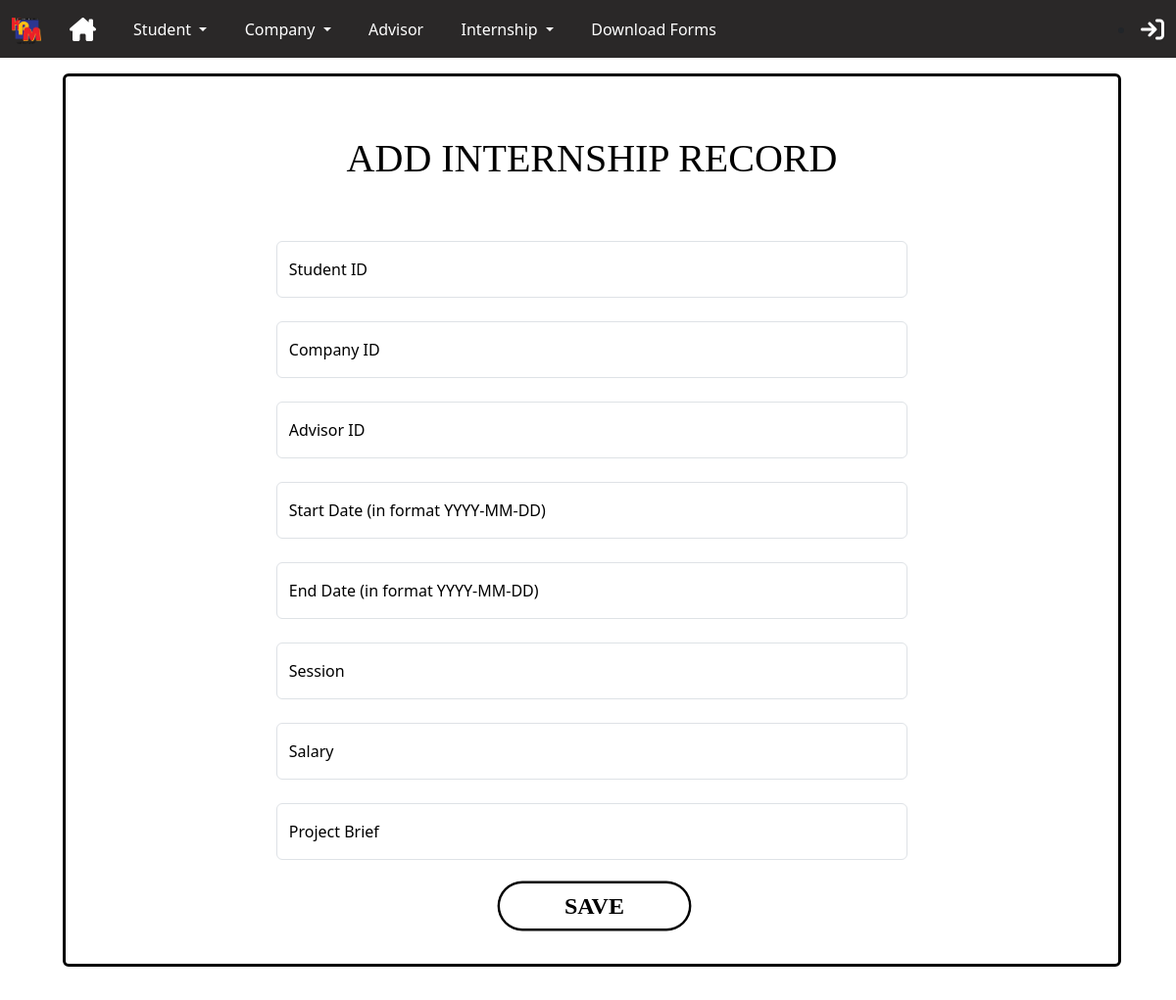
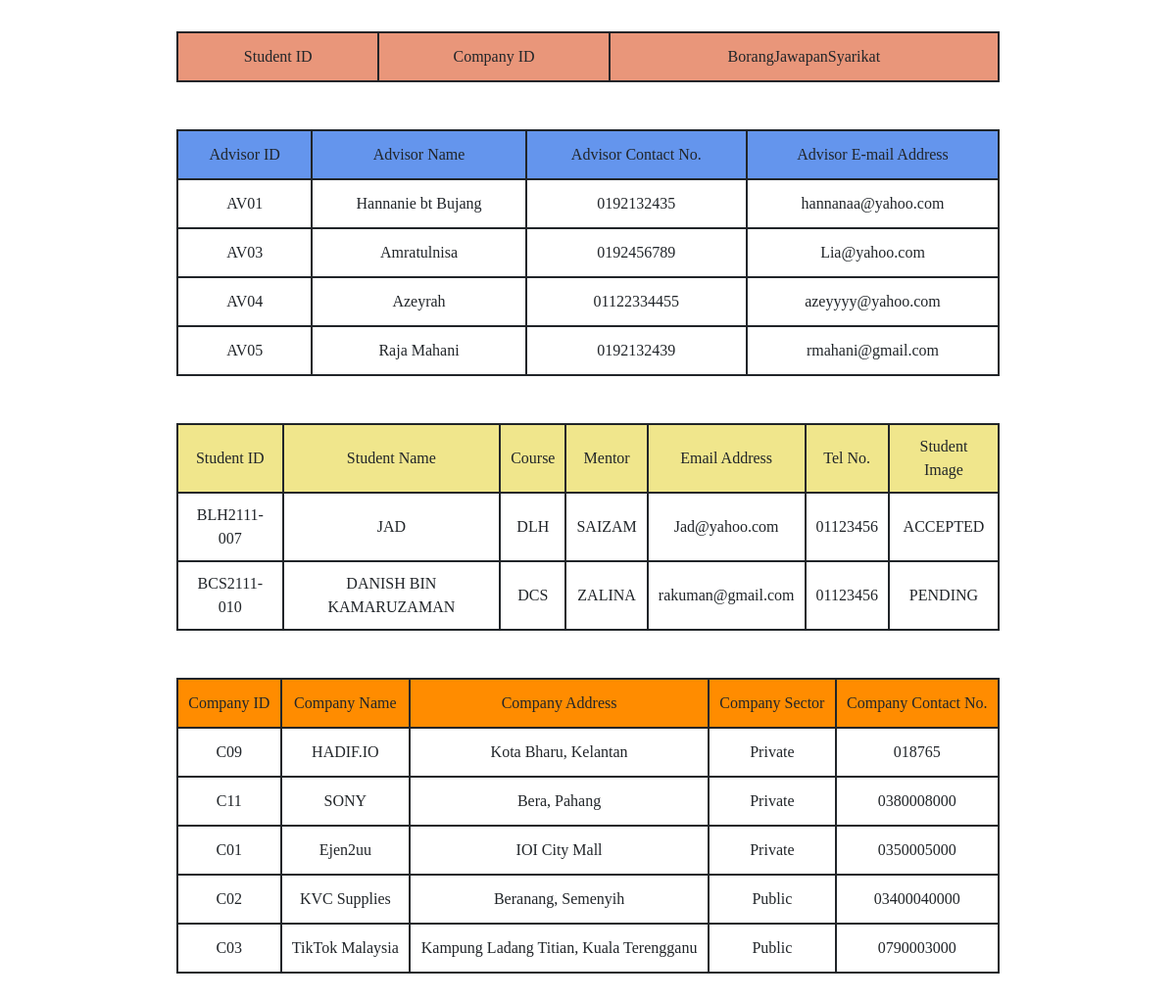
/KPMBintern/addintern, run on the app's committed database (2 pictures, top to bottom).
### INTERNsystem/models.py (models this page shows, shortened)
class Advisor(models.Model):
    AdvID = models.CharField(max_length=15,primary_key=True)
    AdvName = models.TextField(max_length=70)
    AdvTelNo = models.CharField(max_length=15)
    AdvEmailAddr = models.CharField(max_length=30)

class Student(models.Model):
    StudID = models.CharField(max_length=15,primary_key=True)
    StudName = models.CharField(max_length=70)
    StudCourse = models.CharField(max_length=50)
    StudMentor = models.CharField(max_length=70)
    StudEmailAddr = models.CharField(max_length=30)
    StudTelNo = models.CharField(max_length=15)
    StudImg = models.ImageField(upload_to='Student Profile Picture/',null=True,blank=True)

class Company(models.Model):
    CompanyID = models.CharField(max_length=15,primary_key=True)
    CompanyName = models.TextField(max_length=70)
    CompanyAddr = models.TextField(max_length=100)
    CompanySector = models.CharField(max_length=30)
    CompanyTelNo = models.CharField(max_length=15)

### INTERNsystem/views.py (the view)
# urls.py: path("addintern",views.addintern,name="addintern"),
def addintern(request):
    if request.method=='POST':
        StudID=request.POST['StudID']
        CompanyID=request.POST['CompanyID']
        AdvID=request.POST['AdvID']
        StartDate=request.POST['StartDate']
        EndDate=request.POST['EndDate']
        Session=request.POST['Session']
        Salary=request.POST['Salary']
        ProjectBrief=request.POST['ProjectBrief']
        S_ID = Student.objects.get(StudID=StudID)
        Sp_code = Company.objects.get(CompanyID=CompanyID)
        C_ID = Advisor.objects.get(AdvID=AdvID)
        data=Internship(StudID=S_ID,CompanyID=Sp_code,AdvID=C_ID,StartDate=StartDate,EndDate=EndDate,Session=Session,Salary=Salary,ProjectBrief=ProjectBrief)
        data.save()
        messages.success(request,("Data successfully uploaded."))
        return render(request,'addintern.html')
    else:
        dict={
            'message':''
        }
    alldata=Student.objects.all()
    alldata2=Company.objects.all()
    alldata3=Advisor.objects.all()
    alldata4=UPLOADBYSTUDENT.objects.all()
    dict = {
            'studdata' : alldata ,
            'compdata' : alldata2,
            'advdata' : alldata3,
            'filedata': alldata4
        }
    return render(request,'addintern.html',dict)

### INTERNsystem/templatetags/custom_filters.py (called while the page is built)
@register.filter
def display_status(StudID):
    try:
        StudImg = Student.objects.get(StudID=StudID).StudImg
        if StudImg:
            return "ACCEPTED"
    except Student.DoesNotExist:
        pass
    return "PENDING"

### INTERNsystem/templates/addintern.html (shortened to what this page needs)
{% extends 'base.html' %}
{% block content %}
{% load custom_filters %}
<!DOCTYPE html>
<html lang="en">
<head>
    <link href="https://cdn.jsdelivr.net/npm/bootstrap@5.3.2/dist/css/bootstrap.min.css" rel="stylesheet">
</head>
<body>
    <div class="form-border">
        <h1 align="center" class="addstud-word">ADD INTERNSHIP RECORD</h1>
        <form action="addintern" method="post">
            <div class="form-floating">
                <input type="text" class="form-control" id="floatingInput" placeholder="Student ID" name="StudID">
                <label for="floatingInput">Student ID</label>
            </div>
            <br>
            <div class="form-floating">
                <input type="text" class="form-control" id="floatingInput" placeholder="Company ID" name="CompanyID">
                <label for="floatingPassword">Company ID</label>
            </div>
            <br>
            <div class="form-floating">
                <input type="text" class="form-control" id="floatingInput" placeholder="Advisor ID" name="AdvID">
                <label for="floatingPassword">Advisor ID</label>
            </div>
            <br>
            <div class="form-floating">
                <input type="text" class="form-control" id="floatingInput" placeholder="Start Date" name="StartDate">
                <label for="floatingPassword">Start Date (in format YYYY-MM-DD)</label>
            </div>
            <br>
            <div class="form-floating">
                <input type="text" class="form-control" id="floatingInput" placeholder="End Date" name="EndDate">
                <label for="floatingPassword">End Date (in format YYYY-MM-DD)</label>
            </div>
            <br>
            <div class="form-floating">
                <input type="text" class="form-control" id="floatingInput" placeholder="Session" name="Session">
                <label for="floatingPassword">Session</label>
            </div>
            <br>
            <div class="form-floating">
                <input type="text" class="form-control" id="floatingInput" placeholder="Salary" name="Salary">
                <label for="floatingPassword">Salary</label>
            </div>
            <br>
            <div class="form-floating">
                <input type="text" class="form-control" id="floatingInput" placeholder="Project Brief" name="ProjectBrief">
                <label for="floatingPassword">Project Brief</label>
            </div>
            <br><br>
            <input type="submit" value="SAVE" class="login-input">
        </form>
    </div>
    <br><br>
    <table align="center" border="2">
        <tr class="table-row1-1">
            <td>Student ID</td>
            <td>Company ID</td>
            <td>BorangJawapanSyarikat</td>
        </tr>
    </table>
    <br><br>
    <table align="center" border="2">
        <tr class="table-row1-2">
            <td>Advisor ID</td>
            <td>Advisor Name</td>
            <td>Advisor Contact No.</td>
            <td>Advisor E-mail Address</td>
        </tr>
        {% for data in advdata %}
        <tr class="table-row2">
            <td>{{data.AdvID}}</td>
            <td>{{data.AdvName}}</td>
            <td>{{data.AdvTelNo}}</td>
            <td>{{data.AdvEmailAddr}}</td>
        </tr>
        {% endfor %}
    </table>
    <br><br>
    <table align="center" border="2">
        <tr class="table-row1-3">
            <td>Student ID</td>
            <td>Student Name</td>
            <td>Course</td>
            <td>Mentor</td>
            <td>Email Address</td>
            <td>Tel No.</td>
            <td>Student Image</td>
        </tr>
        {% for data in studdata %}
        <tr class="table-row2">
            <td>{{data.StudID}}</td>
            <td>{{data.StudName}}</td>
            <td>{{data.StudCourse}}</td>
            <td>{{data.StudMentor}}</td>
            <td>{{data.StudEmailAddr}}</td>
            <td>{{data.StudTelNo}}</td>
            <td>{{data.StudID|display_status}}</td>
        </tr>
        {% endfor %}
    </table>
    <br><br>
    <table align="center" border="2">
        <tr class="table-row1-4">
            <td>Company ID</td>
            <td>Company Name</td>
            <td>Company Address</td>
            <td>Company Sector</td>
            <td>Company Contact No.</td>
        </tr>
        {% for data in compdata %}
        <tr class="table-row2">
            <td>{{data.CompanyID}}</td>
            <td>{{data.CompanyName}}</td>
            <td>{{data.CompanyAddr}}</td>
            <td>{{data.CompanySector}}</td>
            <td>{{data.CompanyTelNo}}</td>
        </tr>
        {% endfor %}
    </table>
    <br><br>
</body>
</html>
{% endblock %}

### INTERNsystem/templates/addintern.html (style rules this page uses)
.addstud-word { font-family:'Trebuchet MS'; position: relative; top: 1.5em; z-index: -2; }
form { position: relative; top: 7em; width: 60%; left: 20%; }
.login-input { width: 30%; padding: 0.3rem 2rem; font-size: 1.5rem; border: none; border-radius: 30px; font-weight: 600; color: black; transition: all 0.2s ease; background: none; box-shadow: 0 0 0 0.1em black; position: absolute; font-family: "Trebuchet MS"; position: relative; left: 9.5em; bottom: 1em; }
table,tr,td { border:1.9pt solid; font-family: 'Trebuchet MS'; padding: 10px; }
table { position: relative; top: 0.1em; width: 70%; border-collapse: collapse; }
.table-row1-1 { background-color:darksalmon; }
.table-row1-2 { background-color: cornflowerblue; }
.table-row1-3 { background-color:khaki }
.table-row1-4 { background-color: darkorange; }
td { height: 50px; text-align: center; }
.form-border { width: 90%; height: 57em; border-style: solid; border-radius: 6px; color: black; margin: 1em 1em; position: relative; left: 4%; }

### data on the page
Advisor: AdvID "AV01", AdvName "Hannanie bt Bujang", AdvTelNo "0192132435", AdvEmailAddr "hannanaa@yahoo.com"
Advisor: AdvID "AV03", AdvName "Amratulnisa", AdvTelNo "0192456789", AdvEmailAddr "Lia@yahoo.com"
Advisor: AdvID "AV04", AdvName "Azeyrah", AdvTelNo "01122334455", AdvEmailAddr "azeyyyy@yahoo.com"
Advisor: AdvID "AV05", AdvName "Raja Mahani", AdvTelNo "0192132439", AdvEmailAddr "rmahani@gmail.com"
Student: StudID "BLH2111-007", StudName "JAD", StudCourse "DLH", StudMentor "SAIZAM", StudEmailAddr "Jad@yahoo.com", StudTelNo "01123456", StudID|display_status "ACCEPTED"
Student: StudID "BCS2111-010", StudName "DANISH BIN KAMARUZAMAN", StudCourse "DCS", StudMentor "ZALINA", StudEmailAddr "rakuman@gmail.com", StudTelNo "01123456", StudID|display_status "PENDING"
Company: CompanyID "C09", CompanyName "HADIF.IO", CompanyAddr "Kota Bharu, Kelantan", CompanySector "Private", CompanyTelNo "018765"
Company: CompanyID "C11", CompanyName "SONY", CompanyAddr "Bera, Pahang", CompanySector "Private", CompanyTelNo "0380008000"
Company: CompanyID "C01", CompanyName "Ejen2uu", CompanyAddr "IOI City Mall", CompanySector "Private", CompanyTelNo "0350005000"
Company: CompanyID "C02", CompanyName "KVC Supplies", CompanyAddr "Beranang, Semenyih", CompanySector "Public", CompanyTelNo "03400040000"
Company: CompanyID "C03", CompanyName "TikTok Malaysia", CompanyAddr "Kampung Ladang Titian, Kuala Terengganu", CompanySector "Public", CompanyTelNo "0790003000"
